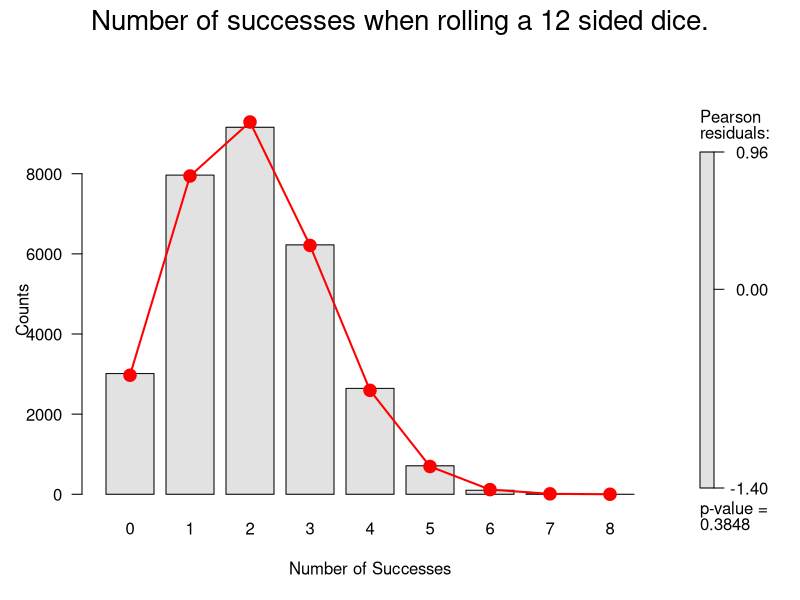

The R script that drew this image:
## ---- chunk 1
knitr::opts_chunk$set(echo = TRUE)
## ---- chunk 2
library(dplyr)
library(tidyr)
library(kableExtra)
library(vcd)

data = read.csv("data2.csv")

data$rSum = rowSums(data[,0:8] == 1)+rowSums(data[,0:8] == 2)+rowSums(data[,0:8] == 3)
tab = data %>%
  group_by(rSum) %>% 
  summarise(Successes = n()) %>% 
  spread(key = rSum, value = Successes) %>% 
  mutate(" " = "Successes", .before = 1) %>% 
  mutate("8" = 1-1)

dice_fit = goodfit(data$rSum, type = "binomial", par = list(size=8))
## ---- chunk 3
kbl(tab, caption = "Number of successes when rolling a 12 sided dice.") %>%
  kable_styling()

plot(dice_fit, scale = "raw", type = "standing", shade = T, main = "Number of successes when rolling a 12 sided dice." ,xlab = "Number of Successes", ylab = "Counts")
## ---- chunk 4
summary(dice_fit)
